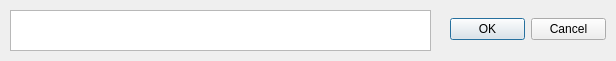
<?xml version="1.0" encoding="UTF-8"?>
<ui version="4.0">
 <class>messageInput</class>
 <widget class="QDialog" name="messageInput">
  <property name="geometry">
   <rect>
    <x>0</x>
    <y>0</y>
    <width>616</width>
    <height>61</height>
   </rect>
  </property>
  <property name="windowTitle">
   <string>messageInput</string>
  </property>
  <widget class="QTextEdit" name="textEdit">
   <property name="geometry">
    <rect>
     <x>10</x>
     <y>10</y>
     <width>421</width>
     <height>41</height>
    </rect>
   </property>
   <property name="font">
    <font>
     <family>Times New Roman</family>
     <pointsize>16</pointsize>
    </font>
   </property>
   <property name="html">
    <string>&lt;!DOCTYPE HTML PUBLIC &quot;-//W3C//DTD HTML 4.0//EN&quot; &quot;http://www.w3.org/TR/REC-html40/strict.dtd&quot;&gt;
&lt;html&gt;&lt;head&gt;&lt;meta name=&quot;qrichtext&quot; content=&quot;1&quot; /&gt;&lt;style type=&quot;text/css&quot;&gt;
p, li { white-space: pre-wrap; }
&lt;/style&gt;&lt;/head&gt;&lt;body style=&quot; font-family:'Times New Roman'; font-size:16pt; font-weight:400; font-style:normal;&quot;&gt;
&lt;p style=&quot;-qt-paragraph-type:empty; margin-top:0px; margin-bottom:0px; margin-left:0px; margin-right:0px; -qt-block-indent:0; text-indent:0px;&quot;&gt;&lt;br /&gt;&lt;/p&gt;&lt;/body&gt;&lt;/html&gt;</string>
   </property>
  </widget>
  <widget class="QDialogButtonBox" name="buttonBox">
   <property name="geometry">
    <rect>
     <x>450</x>
     <y>9</y>
     <width>156</width>
     <height>41</height>
    </rect>
   </property>
   <property name="standardButtons">
    <set>QDialogButtonBox::Cancel|QDialogButtonBox::Ok</set>
   </property>
  </widget>
 </widget>
 <layoutdefault spacing="6" margin="11"/>
 <resources/>
 <connections>
  <connection>
   <sender>buttonBox</sender>
   <signal>accepted()</signal>
   <receiver>messageInput</receiver>
   <slot>okAndExit()</slot>
   <hints>
    <hint type="sourcelabel">
     <x>460</x>
     <y>30</y>
    </hint>
    <hint type="destinationlabel">
     <x>442</x>
     <y>27</y>
    </hint>
   </hints>
  </connection>
  <connection>
   <sender>buttonBox</sender>
   <signal>rejected()</signal>
   <receiver>messageInput</receiver>
   <slot>cancleAndExit()</slot>
   <hints>
    <hint type="sourcelabel">
     <x>592</x>
     <y>34</y>
    </hint>
    <hint type="destinationlabel">
     <x>612</x>
     <y>46</y>
    </hint>
   </hints>
  </connection>
 </connections>
 <slots>
  <slot>okAndExit()</slot>
  <slot>cancleAndExit()</slot>
 </slots>
</ui>
